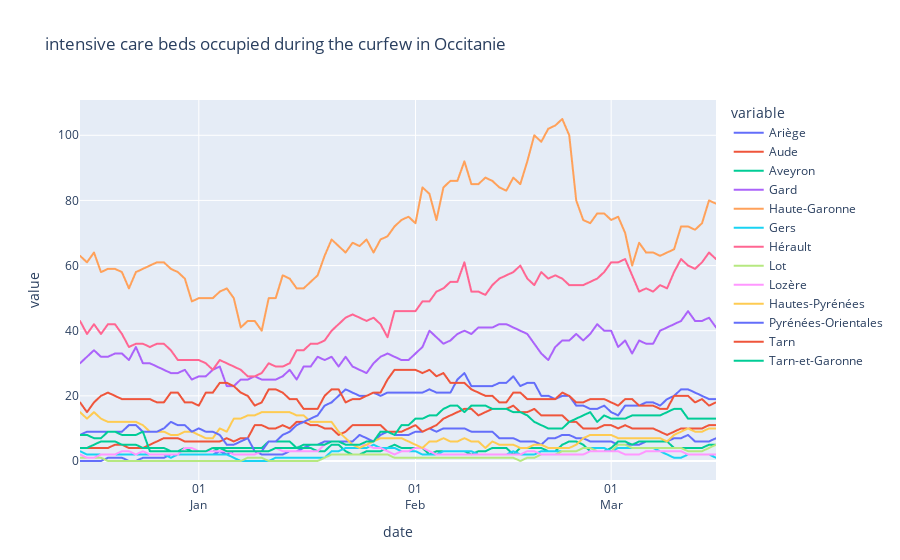

The notebook cell this image was saved under:
### Code cell
curfew_regions('Occitanie')
